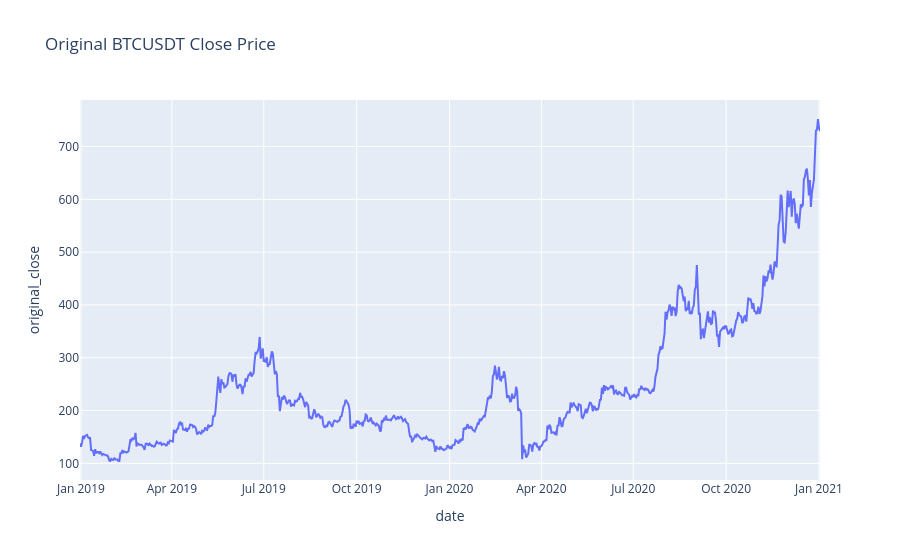

Notebook cell for this chart:
### Code cell
# Initial Plot
fig = px.line(data, x=data.index, y="original_close", title='Original BTCUSDT Close Price')
fig.show()

### Figure 1 — Plotly figure (JSON) as saved in the notebook; plotly's stock layout.template omitted (floating-point values rounded to 4 significant figures; data arrays with more than 128 entries replaced by an {"elided": "..."} marker saying what was removed)
{"data": [{"hovertemplate": "date=%{x}<br>original_close=%{y}<extra></extra>", "legendgroup": "", "line": {"color": "#636efa", "dash": "solid"}, "marker": {"symbol": "circle"}, "mode": "lines", "name": "", "orientation": "v", "showlegend": false, "type": "scatter", "x": {"elided": "734 str values"}, "xaxis": "x", "y": {"elided": "734 float values"}, "yaxis": "y"}], "layout": {"legend": {"tracegroupgap": 0}, "title": {"text": "Original BTCUSDT Close Price"}, "xaxis": {"anchor": "y", "domain": [0, 1], "title": {"text": "date"}}, "yaxis": {"anchor": "x", "domain": [0, 1], "title": {"text": "original_close"}}}}
